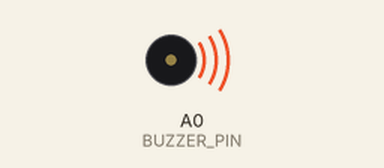
The sketch below on a simulated Arduino Uno, built with avr-gcc and run on an emulated ATmega328P. Parts: buzzer (waves = sounding).

Above: at 0.1 s.
Timing chart, 0 to 40.0 s (numbered marks = the images above):
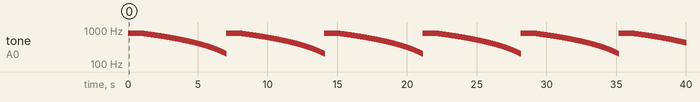

The sketch:

AlarmSound.ino
```cpp
#define BUZZER_PIN A0

void setup()
{
    pinMode(BUZZER_PIN,OUTPUT);
}

void loop()
{
    for(int i = 200; i <= 800; i++)   // 200HZ ~ 800HZ
    {
        tone(BUZZER_PIN,i);
    }
    delay(1000);                    //Max Frequency hold 1s
    for(int i= 800; i >= 200; i--)   // 800HZ ~ 200HZ
    {
        tone(BUZZER_PIN,i);
        delay(10);
    }
}
```

Measured:
- by itself, tone on A0 (BUZZER_PIN): plays 800 Hz for 1.0 s, 799 Hz for 0.01 s, 798 Hz for 0.01 s, 797 Hz for 0.01 s, 796 Hz for 0.01 s, 795 Hz for 0.01 s … (3386 notes in this stretch)
